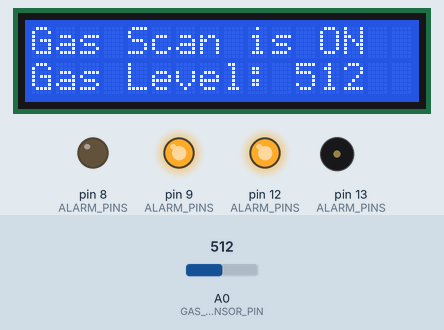
This sketch was run on a simulated Arduino Uno, built with avr-gcc and run on an emulated ATmega328P. Parts: 16×2 character LCD, output pins drawn as LEDs (lit = HIGH), buzzer (waves = sounding). The inputs (shaded band) are chosen by the test bench; at power-on: A0 (GAS_SENSOR_PIN) = 512. The modem accepts every AT command (registered, SIM ready, sends succeed) and sends nothing else; what the sketch prints to the serial monitor is not drawn.

Above: at 9.0 s.
9.1 s: A0 (GAS_SENSOR_PIN) set to 490
At 20.2 s:
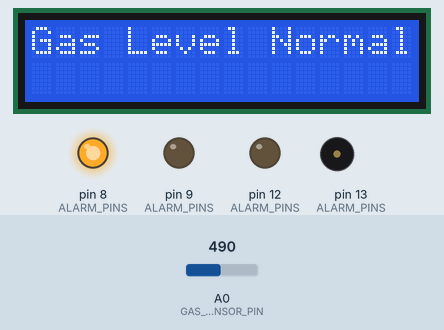
20.6 s: A0 (GAS_SENSOR_PIN) set to 510
At 25.2 s:
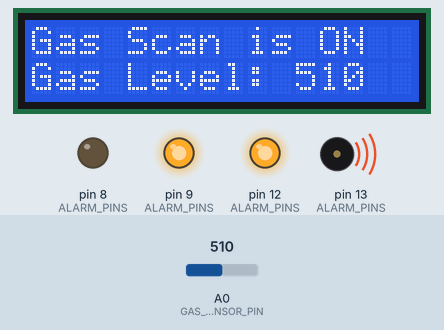
29.0 s: A0 (GAS_SENSOR_PIN) set to 716
At 33.5 s:
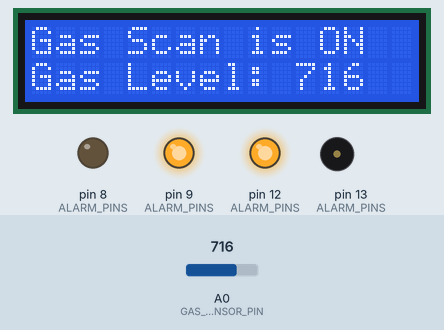
37.4 s: A0 (GAS_SENSOR_PIN) set to 306
At 44.0 s:
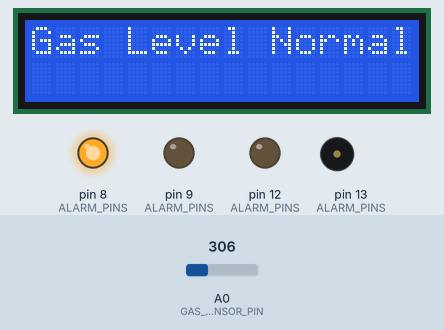
Timing chart, 0 to 45.5 s (numbered marks = the images above; inputs shaded):
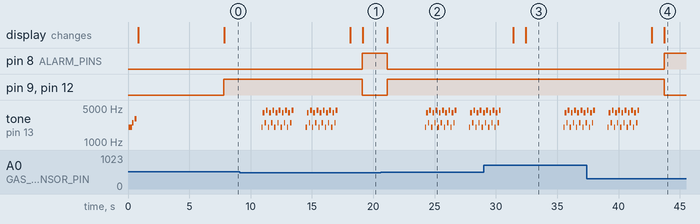

The sketch:

main.ino
```cpp
#include <LiquidCrystal.h>
#include <SoftwareSerial.h>

const int THRESHOLD = 500;  // Define gas threshold for easier configuration

// Define constants for pin numbers
const int GAS_SENSOR_PIN = A0;
const int LCD_PINS[] = {2, 3, 4, 5, 6, 7};
const int ALARM_PINS[] = {13, 9, 8, 12};  // {buzzer, redLED, greenLED, relay}
const int GSM_PINS[] = {10, 11};

class GasSensor {
private:
    int pin;
public:
    GasSensor(int sensorPin) : pin(sensorPin) {
        pinMode(pin, INPUT);
    }

    int readGasLevel() {
        return analogRead(pin);
    }
};

class Display {
private:
    LiquidCrystal lcd;
public:
    Display(int pins[6]) : lcd(pins[0], pins[1], pins[2], pins[3], pins[4], pins[5]) {
        lcd.begin(16, 2);
    }

    void showMessage(const char* line1, const char* line2 = "") {
        lcd.clear();
        lcd.setCursor(0, 0);
        lcd.print(line1);
        if (line2[0] != '\0') {  // Check if line2 is non-empty
            lcd.setCursor(0, 1);
            lcd.print(line2);
        }
    }

    void showGasLevel(int level) {
        char buffer[16];
        snprintf(buffer, sizeof(buffer), "Gas Level: %d", level);
        showMessage("Gas Scan is ON", buffer);
    }
};

class Alarm {
private:
    int buzzerPin;
    int redLedPin;
    int greenLedPin;
    int relayPin;
public:
    Alarm(int pins[4]) : buzzerPin(pins[0]), redLedPin(pins[1]), greenLedPin(pins[2]), relayPin(pins[3]) {
        pinMode(buzzerPin, OUTPUT);
        pinMode(redLedPin, OUTPUT);
        pinMode(greenLedPin, OUTPUT);
        pinMode(relayPin, OUTPUT);
    }

    void trigger() {
        digitalWrite(redLedPin, HIGH);
        digitalWrite(greenLedPin, LOW);
        digitalWrite(relayPin, HIGH);
    }

    void reset() {
        digitalWrite(buzzerPin, LOW);
        digitalWrite(redLedPin, LOW);
        digitalWrite(greenLedPin, HIGH);
        digitalWrite(relayPin, LOW);
    }

    void playStartupSound() {
      tone(buzzerPin, 2000, 150);
      delay(150);
      tone(buzzerPin, 2000, 180);
      delay(150);
      tone(buzzerPin, 2500, 100);
      delay(200);
      tone(buzzerPin, 3000, 150);
      delay(250);
      noTone(buzzerPin);
    }

    void playAlertSound() {
      for(int i = 0; i < 2; i++) {
        for (int i = 0; i < 5; i++) {
          tone(buzzerPin, 2000, 150);
          delay(100);
          tone(buzzerPin, 4000, 150);
          delay(160);
          tone(buzzerPin, 2500, 150);
          delay(100);
          tone(buzzerPin, 4500,   150);
          delay(160);
      }
      delay(1000);
      }
      noTone(buzzerPin);
    }
};

class GSMModule {
private:
    SoftwareSerial mySerial;
public:
    GSMModule(int rx, int tx) : mySerial(rx, tx) {
        mySerial.begin(9600);
    }

    void sendMessage(const char* message, int gasLevel) {
        mySerial.println("AT+CMGF=1");  // Set SMS mode to text
        delay(1000);
        mySerial.println("AT+CMGS=\"+91xxxxxxxxxx\"\r");  // Replace with real number
        delay(1000);
        mySerial.println(message);

        char gasLevelMessage[30];
        snprintf(gasLevelMessage, sizeof(gasLevelMessage), "Gas Level: %d", gasLevel);
        mySerial.println(gasLevelMessage);

        mySerial.write(26);  // ASCII code for CTRL+Z (end of message)
        delay(1000);
    }
};

class GasLeakageDetector {
private:
    GasSensor& sensor;  // Pass by reference
    Display& display;   // ...
    Alarm& alarm;
    GSMModule& gsmModule;
    const int threshold;

public:
    GasLeakageDetector(GasSensor& gasSensor, Display& lcdDisplay, Alarm& gasAlarm, GSMModule& gsm, int threshold = THRESHOLD)
        : sensor(gasSensor), display(lcdDisplay), alarm(gasAlarm), gsmModule(gsm), threshold(threshold) {}

    void detectAndRespond() {
        int gasLevel = sensor.readGasLevel();
        Serial.print("Gas Level: ");
        Serial.println(gasLevel);
        display.showGasLevel(gasLevel);

        if (gasLevel > threshold) {
            alarm.trigger();
            gsmModule.sendMessage("Excess Gas Detected", gasLevel);
            Serial.println("Excess Gas Detected");
            alarm.playAlertSound();
            display.showMessage("Gas Level Exceed", "SMS Sent");
        } else {
            alarm.reset();
            Serial.println("Gas Level Normal");
            display.showMessage("Gas Level Normal");
        }

        delay(1000);
    }
};

// Setup
GasSensor gasSensor(GAS_SENSOR_PIN);
Display lcd(LCD_PINS);
Alarm gasAlarm(ALARM_PINS);
GSMModule gsmModule(GSM_PINS[0], GSM_PINS[1]);
GasLeakageDetector detector(gasSensor, lcd, gasAlarm, gsmModule);

void setup() {
    Serial.begin(9600);

    // Play the startup sound
    gasAlarm.playStartupSound();

    lcd.showMessage(" Gas Leakage ", "Detector Alarm");
    delay(7000);
}

// Main loop
void loop() {
    detector.detectAndRespond();
}
```

Measured:
- the behaviour switches between 501 and 500 on A0 (GAS_SENSOR_PIN) (found by bisection; images 0 and 1)
- after the input at 9.1 s, pin 8 (ALARM_PINS): LOW → HIGH after 10.0 s; pin 9 (ALARM_PINS), pin 12 (ALARM_PINS): HIGH → LOW after 10.0 s; the display: first differs from a run without the input after 10.0 s (image 1)
- after the input at 20.6 s, pin 8 (ALARM_PINS): HIGH → LOW after 0.54 s; pin 9 (ALARM_PINS): LOW → HIGH after 0.54 s
- after the input at 29.0 s, the display: first differs from a run without the input after 3.4 s (image 3)
- after the input at 37.4 s, pin 8 (ALARM_PINS): LOW → HIGH after 6.3 s; pin 9 (ALARM_PINS), pin 12 (ALARM_PINS): HIGH → LOW after 6.3 s; the display: first differs from a run without the input after 6.3 s (image 4)
- by itself, tone on pin 13 (ALARM_PINS): plays 2000 Hz for 0.10 s, 4000 Hz for 0.15 s, 2500 Hz for 0.10 s, 4500 Hz for 0.15 s, 2000 Hz for 0.10 s, 4000 Hz for 0.15 s … (40 notes in this stretch)
